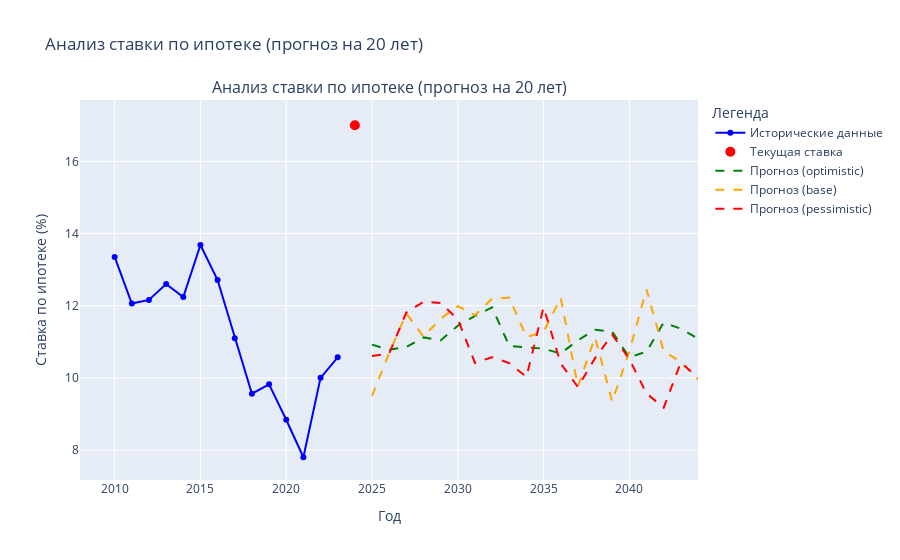

The cell this chart's notebook holds for it:
### Code cell
fig.update_layout(
    title='Анализ ставки по ипотеке (прогноз на 20 лет)',
    xaxis_title='Год',
    yaxis_title='Ставка по ипотеке (%)',
    legend_title='Легенда',
    hovermode='x unified'
)

### Figure 1 — Plotly figure (JSON) as saved in the notebook; plotly's stock layout.template omitted (floating-point values rounded to 4 significant figures)
{"data": [{"line": {"color": "blue"}, "mode": "lines+markers", "name": "Исторические данные", "type": "scatter", "x": [2010, 2011, 2012, 2013, 2014, 2015, 2016, 2017, 2018, 2019, 2020, 2021, 2022, 2023], "y": [13.35, 12.06, 12.16, 12.6, 12.24, 13.68, 12.71, 11.1, 9.56, 9.82, 8.84, 7.8, 10, 10.57]}, {"marker": {"color": "red", "size": 10}, "mode": "markers", "name": "Текущая ставка", "type": "scatter", "x": [2024], "y": [17]}, {"line": {"color": "green", "dash": "dash"}, "mode": "lines", "name": "Прогноз (optimistic)", "type": "scatter", "x": [2025, 2026, 2027, 2028, 2029, 2030, 2031, 2032, 2033, 2034, 2035, 2036, 2037, 2038, 2039, 2040, 2041, 2042, 2043, 2044], "y": [10.92, 10.78, 10.85, 11.12, 11.04, 11.44, 11.72, 11.95, 10.88, 10.85, 10.81, 10.67, 11.04, 11.33, 11.28, 10.57, 10.73, 11.53, 11.36, 11.09]}, {"line": {"color": "orange", "dash": "dash"}, "mode": "lines", "name": "Прогноз (base)", "type": "scatter", "x": [2025, 2026, 2027, 2028, 2029, 2030, 2031, 2032, 2033, 2034, 2035, 2036, 2037, 2038, 2039, 2040, 2041, 2042, 2043, 2044], "y": [9.501, 10.69, 11.78, 11.14, 11.64, 11.99, 11.74, 12.2, 12.22, 11.13, 11.28, 12.22, 9.764, 11.12, 9.344, 10.74, 12.45, 10.73, 10.45, 9.956]}, {"line": {"color": "red", "dash": "dash"}, "mode": "lines", "name": "Прогноз (pessimistic)", "type": "scatter", "x": [2025, 2026, 2027, 2028, 2029, 2030, 2031, 2032, 2033, 2034, 2035, 2036, 2037, 2038, 2039, 2040, 2041, 2042, 2043, 2044], "y": [10.6, 10.67, 11.81, 12.11, 12.08, 11.62, 10.41, 10.57, 10.41, 10.03, 11.95, 10.4, 9.744, 10.55, 11.2, 10.52, 9.567, 9.173, 10.43, 10.0]}], "layout": {"annotations": [{"font": {"size": 16}, "showarrow": false, "text": "Анализ ставки по ипотеке (прогноз на 20 лет)", "x": 0.5, "xanchor": "center", "xref": "paper", "y": 1, "yanchor": "bottom", "yref": "paper"}], "hovermode": "x unified", "legend": {"title": {"text": "Легенда"}}, "title": {"text": "Анализ ставки по ипотеке (прогноз на 20 лет)"}, "xaxis": {"anchor": "y", "domain": [0, 1], "title": {"text": "Год"}}, "yaxis": {"anchor": "x", "domain": [0, 1], "title": {"text": "Ставка по ипотеке (%)"}}}}
